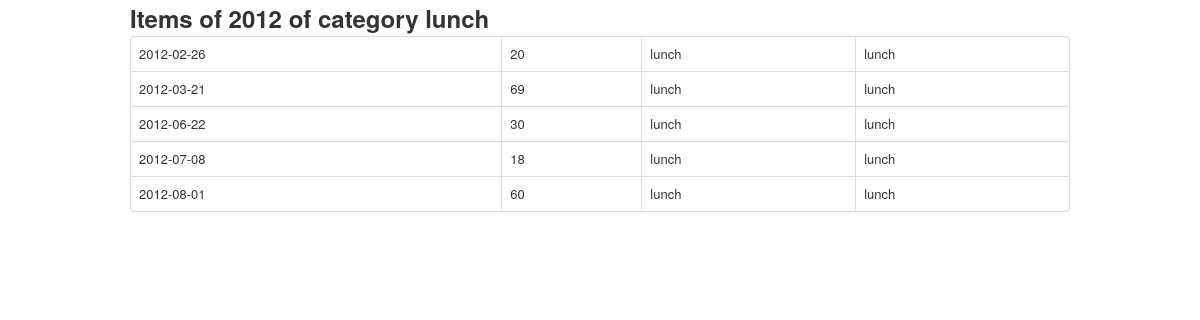
Before: /items/2012/lunch with the older database file.
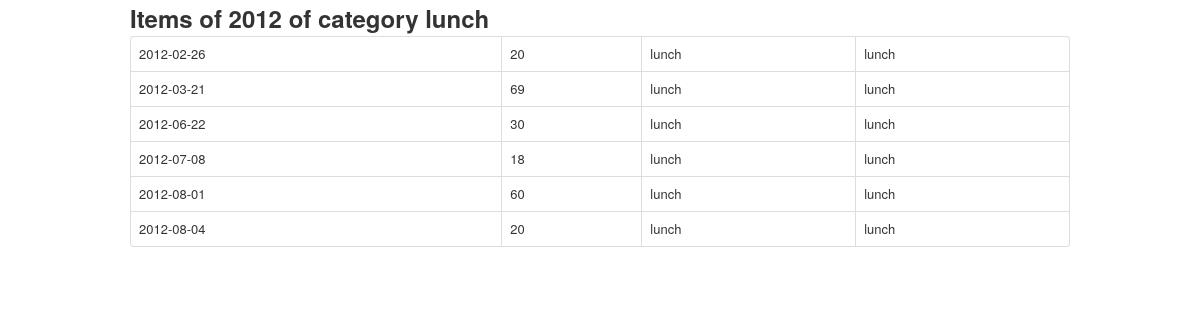
After: the same page with the newer database file.
### bill/models.py (models this page shows, shortened)
class Item(db.Model):
    id = db.Column(db.Integer, primary_key=True, unique=True)
    date = db.Column(db.Date)
    is_expense = db.Column(db.Boolean)
    amount = db.Column(db.Integer)
    description = db.Column(db.String)
    category_id = db.Column(db.Integer, db.ForeignKey('sub_category.id'))
    category = db.relationship('SubCategory')

class SubCategory(db.Model):
    id = db.Column(db.Integer, primary_key=True, unique=True)
    name = db.Column(db.String(10))
    parent_id = db.Column(db.Integer, db.ForeignKey('category.id'))

### bill/views.py (the view)
@app.route('/items/<year>/<category>')
def items_list_by_category(year, category):
    by_year = func.strftime('%Y', Item.date) == year
    items = Item.query.filter(Item.category_id == SubCategory.id).filter(SubCategory.name == category).filter(by_year).all()
    return render_template('items_by_year_and_category.html', year=year, category=category, items=items)

### bill/templates/items_by_year_and_category.html
{% extends "base.html" %}
{% block content %}
<h2>Items of {{year}} of category {{category}}</h2>
<table class="table table-bordered">
    {% for item in items %}
    <tr>
        <td>{{item.date}}</td>
        <td>{{item.amount}}</td>
        <td>{{item.category.name}}</td>
        <td>{{item.description}}</td>
    </tr>
    {% endfor %}
</table>
{% endblock %}

Changed rows visible on the page:
added Item: date "2012-08-04", amount "20", category.name "lunch", description "lunch"
